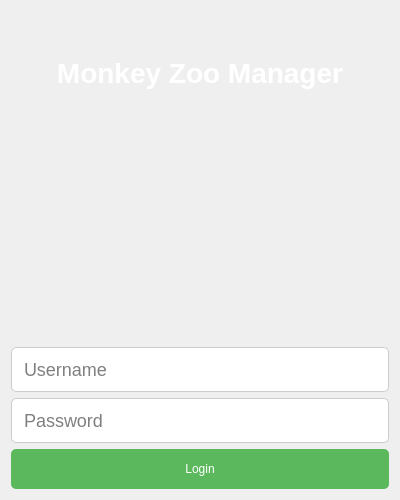
<?xml version="1.0" encoding="UTF-8"?>
<ui version="4.0">
 <class>LoginForm</class>
 <widget class="QWidget" name="LoginForm">
  <property name="geometry">
   <rect>
    <x>0</x>
    <y>0</y>
    <width>400</width>
    <height>500</height>
   </rect>
  </property>
  <property name="windowTitle">
   <string>Login</string>
  </property>
  <layout class="QVBoxLayout" name="verticalLayout">
   <item>
    <widget class="QLabel" name="labelTitle">
     <property name="text">
      <string>Monkey Zoo Manager</string>
     </property>
     <property name="alignment">
      <set>Qt::AlignCenter</set>
     </property>
     <property name="styleSheet">
      <string notr="true">font-size: 28px; font-weight: bold; color: white;</string>
     </property>
    </widget>
   </item>
   <item>
    <widget class="QLabel" name="labelLogo">
     <property name="minimumSize">
      <size>
       <width>200</width>
       <height>200</height>
      </size>
     </property>
     <property name="alignment">
      <set>Qt::AlignCenter</set>
     </property>
     <property name="pixmap">
      <pixmap>login.png</pixmap>
     </property>
     <property name="scaledContents">
      <bool>true</bool>
     </property>
    </widget>
   </item>
   <item>
    <widget class="QLineEdit" name="lineEditUsername">
     <property name="minimumSize">
      <size>
       <width>0</width>
       <height>40</height>
      </size>
     </property>
     <property name="placeholderText">
      <string>Username</string>
     </property>
     <property name="styleSheet">
      <string notr="true">font-size: 18px; padding: 10px; border: 1px solid #ccc; border-radius: 5px;</string>
     </property>
    </widget>
   </item>
   <item>
    <widget class="QLineEdit" name="lineEditPassword">
     <property name="minimumSize">
      <size>
       <width>0</width>
       <height>40</height>
      </size>
     </property>
     <property name="placeholderText">
      <string>Password</string>
     </property>
     <property name="echoMode">
      <enum>QLineEdit::Password</enum>
     </property>
     <property name="styleSheet">
      <string notr="true">font-size: 18px; padding: 10px; border: 1px solid #ccc; border-radius: 5px;</string>
     </property>
    </widget>
   </item>
   <item>
    <widget class="QPushButton" name="pushButtonLogin">
     <property name="minimumSize">
      <size>
       <width>0</width>
       <height>40</height>
      </size>
     </property>
     <property name="text">
      <string>Login</string>
     </property>
     <property name="styleSheet">
      <string notr="true">
      QPushButton {
        padding: 10px; 
        background-color: #5cb85c; 
        color: white; 
        border: none; 
        border-radius: 5px;
      }
      QPushButton:hover {
        background-color: #4cae4c;
      }
      QPushButton:pressed {
        background-color: #3d8b3d;
      }
      </string>
     </property>
    </widget>
   </item>
  </layout>
 </widget>
 <resources/>
 <connections/>
</ui>
